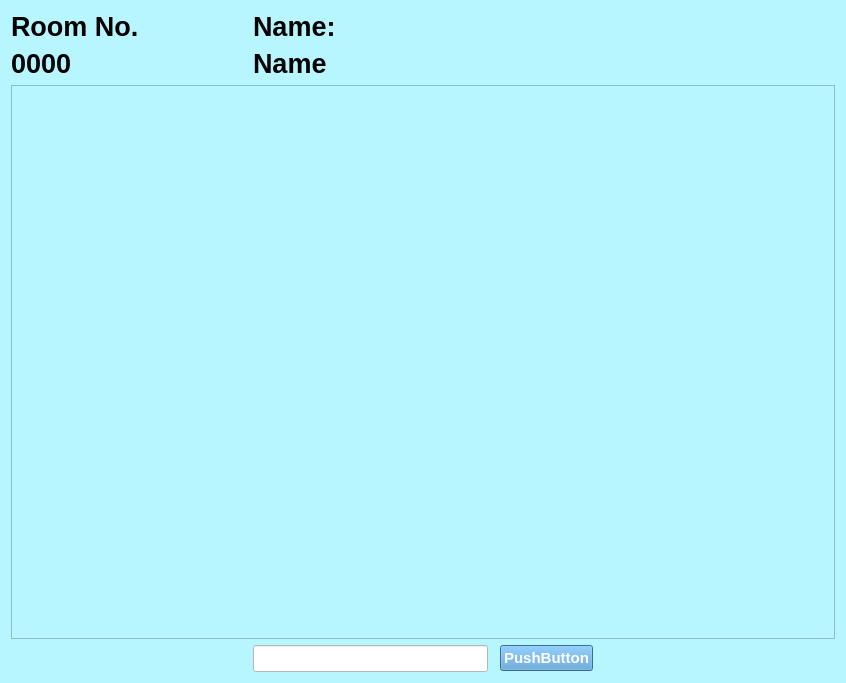
<?xml version="1.0" encoding="UTF-8"?>
<ui version="4.0">
 <class>Form</class>
 <widget class="QWidget" name="Form">
  <property name="geometry">
   <rect>
    <x>0</x>
    <y>0</y>
    <width>846</width>
    <height>683</height>
   </rect>
  </property>
  <property name="windowTitle">
   <string>Form</string>
  </property>
  <property name="styleSheet">
   <string notr="true">background-color: rgb(184, 246, 255)
</string>
  </property>
  <layout class="QGridLayout" name="gridLayout">
   <item row="5" column="0">
    <spacer name="horizontalSpacer">
     <property name="orientation">
      <enum>Qt::Horizontal</enum>
     </property>
     <property name="sizeHint" stdset="0">
      <size>
       <width>234</width>
       <height>20</height>
      </size>
     </property>
    </spacer>
   </item>
   <item row="0" column="1">
    <widget class="QLabel" name="label_2">
     <property name="font">
      <font>
       <family>Segoe UI</family>
       <pointsize>20</pointsize>
       <italic>false</italic>
       <bold>true</bold>
      </font>
     </property>
     <property name="styleSheet">
      <string notr="true">font: 700 20pt &quot;Segoe UI&quot;;</string>
     </property>
     <property name="text">
      <string>Name:</string>
     </property>
    </widget>
   </item>
   <item row="5" column="4">
    <spacer name="horizontalSpacer_2">
     <property name="orientation">
      <enum>Qt::Horizontal</enum>
     </property>
     <property name="sizeHint" stdset="0">
      <size>
       <width>234</width>
       <height>20</height>
      </size>
     </property>
    </spacer>
   </item>
   <item row="1" column="0">
    <widget class="QLabel" name="roomnum">
     <property name="font">
      <font>
       <family>Segoe UI</family>
       <pointsize>20</pointsize>
       <italic>false</italic>
       <bold>true</bold>
      </font>
     </property>
     <property name="styleSheet">
      <string notr="true">font: 700 20pt &quot;Segoe UI&quot;;</string>
     </property>
     <property name="text">
      <string>0000</string>
     </property>
    </widget>
   </item>
   <item row="5" column="3">
    <widget class="QPushButton" name="pushButton">
     <property name="font">
      <font>
       <family>Segoe UI</family>
       <pointsize>11</pointsize>
       <italic>false</italic>
       <bold>true</bold>
      </font>
     </property>
     <property name="styleSheet">
      <string notr="true">background-color: #4E97D1;
font: 700 11pt &quot;Segoe UI&quot;;
color: rgb(255, 255, 255);
</string>
     </property>
     <property name="text">
      <string>PushButton</string>
     </property>
    </widget>
   </item>
   <item row="5" column="1">
    <widget class="QLineEdit" name="lineEdit">
     <property name="font">
      <font>
       <pointsize>12</pointsize>
      </font>
     </property>
     <property name="styleSheet">
      <string notr="true">background-color: rgb(255, 255, 255);</string>
     </property>
    </widget>
   </item>
   <item row="0" column="0">
    <widget class="QLabel" name="label">
     <property name="font">
      <font>
       <family>Segoe UI</family>
       <pointsize>20</pointsize>
       <italic>false</italic>
       <bold>true</bold>
      </font>
     </property>
     <property name="styleSheet">
      <string notr="true">font: 700 20pt &quot;Segoe UI&quot;;</string>
     </property>
     <property name="text">
      <string>Room No.</string>
     </property>
    </widget>
   </item>
   <item row="4" column="0" colspan="5">
    <widget class="QTextEdit" name="textEdit">
     <property name="readOnly">
      <bool>true</bool>
     </property>
    </widget>
   </item>
   <item row="1" column="1">
    <widget class="QLabel" name="myname">
     <property name="font">
      <font>
       <family>Segoe UI</family>
       <pointsize>20</pointsize>
       <italic>false</italic>
       <bold>true</bold>
      </font>
     </property>
     <property name="styleSheet">
      <string notr="true">font: 700 20pt &quot;Segoe UI&quot;;</string>
     </property>
     <property name="text">
      <string>Name</string>
     </property>
    </widget>
   </item>
  </layout>
 </widget>
 <resources/>
 <connections/>
</ui>
